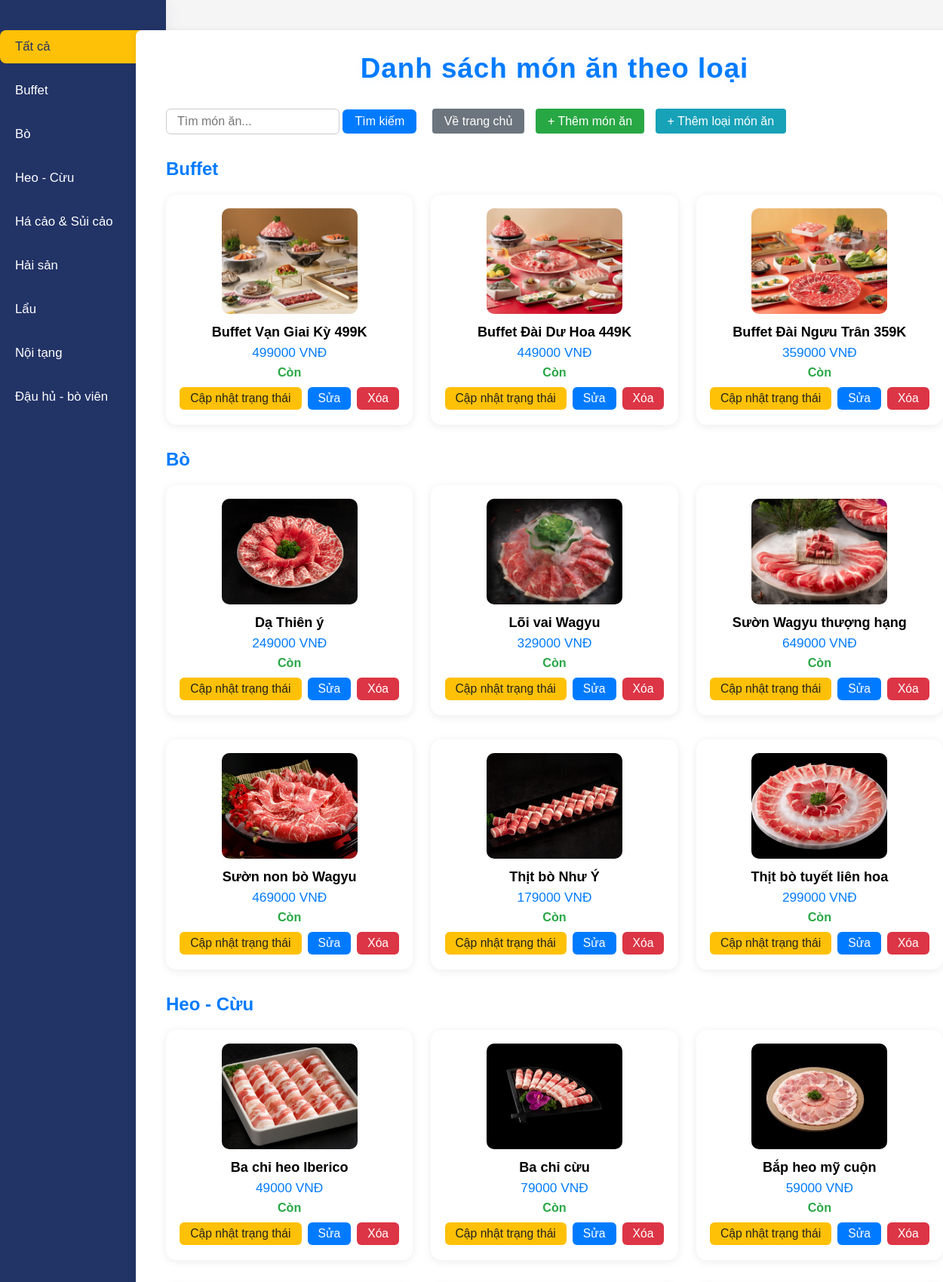
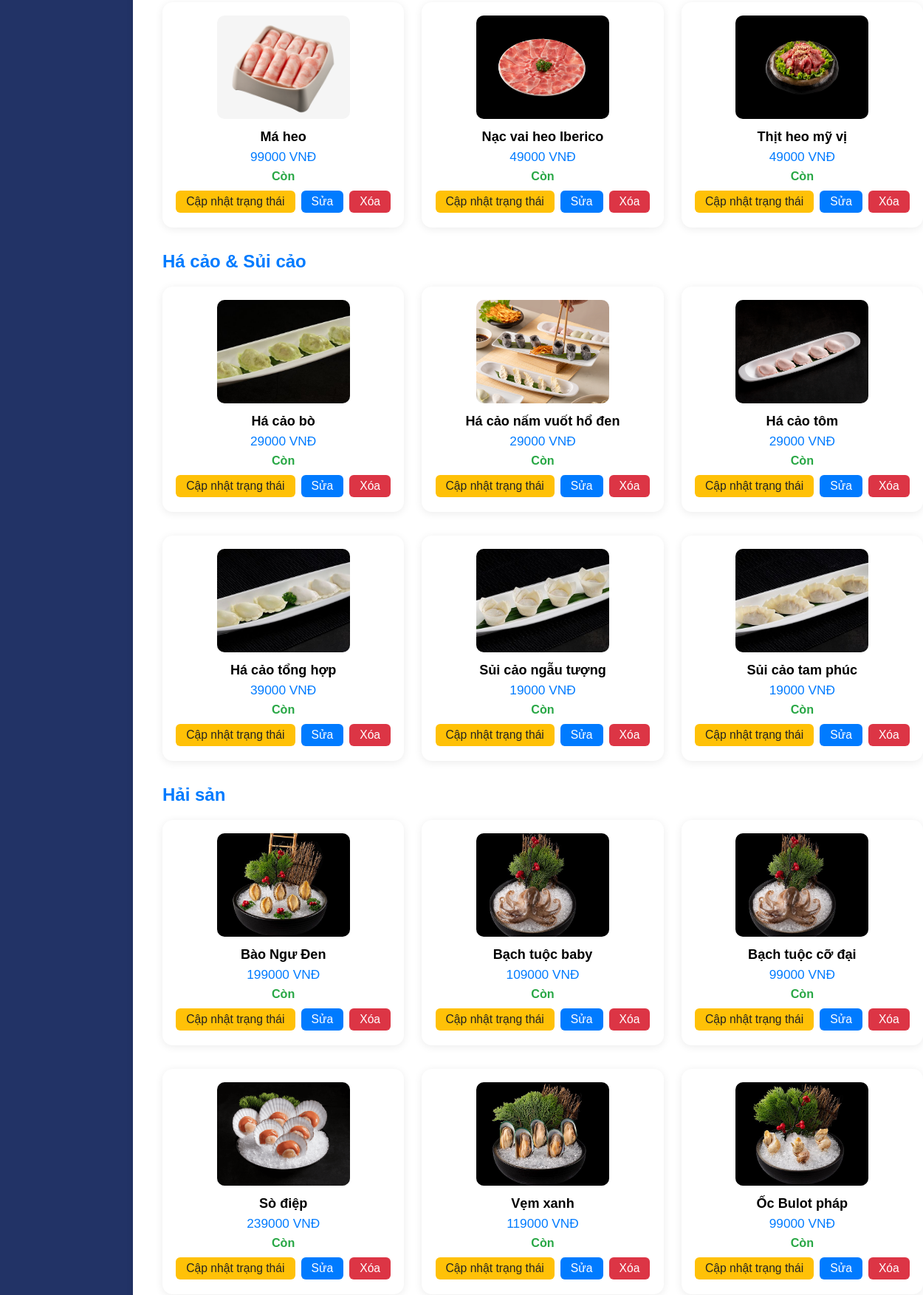
Page /administator/danh-sach-mon-an/ (upper part) on the committed database (2 pictures, top to bottom).
### account/models.py (models this page shows, shortened)
class LoaiMonAn(models.Model):
    TenLoaiMon = models.CharField(max_length=100)

class MonAn(models.Model):
    IdLoaiMonAn = models.ForeignKey(LoaiMonAn, on_delete=models.CASCADE)
    TenMonAn = models.CharField(max_length=100)
    Anh = models.CharField(max_length=255)  # Đổi sang CharField để lưu đường dẫn ảnh
    DonGia = models.DecimalField(max_digits=12, decimal_places=2)
    TrangThai = models.BooleanField(default=True)  # Luôn mặc định là còn

### account/views.py (the view)
# urls.py: path('danh-sach-mon-an/', views.danh_sach_mon_an_view, name='danh_sach_mon_an'),
def danh_sach_mon_an_view(request):
    selected_loai = request.GET.get('loai', '')
    search_query = request.GET.get('search', '').strip()
    loai_monan_list = LoaiMonAn.objects.all().order_by('TenLoaiMon')
    data = []
    for loai in loai_monan_list:
        monan = MonAn.objects.filter(IdLoaiMonAn=loai).order_by('TenMonAn')
        data.append({'loai': loai, 'monan_list': monan})
    return render(request, 'danh_sach_mon_an.html', {
        'data': data,
        'all_loai_monan': loai_monan_list,
        'selected_loai': selected_loai,
        'search_query': search_query,
    })

### account/templates/danh_sach_mon_an.html (shortened to what this page needs)
<!DOCTYPE html>
<html lang="vi">
<head>
</head>
<body>
    <div class="sidebar">
        <form method="get" style="width:100%;">
            <button type="submit" name="loai" value="" class="category-btn {% if not selected_loai %}active{% endif %}">Tất cả</button>
            {% for loai in all_loai_monan %}
                <button type="submit" name="loai" value="{{ loai.id }}" class="category-btn {% if loai.id|stringformat:'s' == selected_loai %}active{% endif %}">{{ loai.TenLoaiMon }}</button>
            {% endfor %}
        </form>
    </div>
    <div class="main-content">
        <div class="container">
            <h1>Danh sách món ăn theo loại</h1>
            <div class="top-actions">
                <form method="get" style="display:inline-block;margin-right:16px;">
                    <input type="text" name="search" placeholder="Tìm món ăn..." value="{{ request.GET.search|default:'' }}" style="padding:7px 14px;border-radius:6px;border:1px solid #ccc;font-size:1rem;width:200px;">
                    <button type="submit" style="padding:7px 16px;border-radius:6px;background:#007bff;color:#fff;border:none;font-size:1rem;">Tìm kiếm</button>
                </form>
                <a href="{% url 'home' %}" class="home">Về trang chủ</a>
                <a href="{% url 'them_monan' %}" class="add-monan">+ Thêm món ăn</a>
                <a href="{% url 'them_loaimonan' %}" class="add-loai">+ Thêm loại món ăn</a>
            </div>
            {% for group in data %}
                {% if not selected_loai or group.loai.id|stringformat:'s' == selected_loai %}
                <h2>{{ group.loai.TenLoaiMon }}</h2>
                <div class="dish-grid">
                {% for monan in group.monan_list %}
                    <div class="dish-card">
                        <img src="{{ monan.Anh }}" alt="Ảnh món ăn">
                        <div class="dish-name">{{ monan.TenMonAn }}</div>
                        <div class="dish-price">{{ monan.DonGia|floatformat:0 }} VNĐ</div>
                        <div class="dish-status {% if monan.TrangThai %}true{% else %}false{% endif %}">
                            {% if monan.TrangThai %}Còn{% else %}Hết{% endif %}
                        </div>
                        <div class="dish-actions">
                            <form action="{% url 'capnhat_trangthai_monan' monan.id %}" method="post" style="display:inline;">
                                <button type="submit" class="update-btn">Cập nhật trạng thái</button>
                            </form>
                            <a href="#" class="edit-btn" data-monan='{"id":{{ monan.id }},"ten":"{{ monan.TenMonAn|escapejs }}","dongia":{{ monan.DonGia }},"loai_id":{{ monan.IdLoaiMonAn.id }},"trangthai":{{ monan.TrangThai|yesno:'true,false' }}}'>Sửa</a>
                            <form action="{% url 'xoa_monan' monan.id %}" method="post" style="display:inline;">
                                <button type="submit" onclick="return confirm('Bạn có chắc muốn xóa món ăn này?');" class="delete-btn">Xóa</button>
                            </form>
                        </div>
                    </div>
                {% empty %}
                    <div>Không có món ăn nào.</div>
                {% endfor %}
                </div>
                {% endif %}
            {% endfor %}
        </div>
    </div>
</body>
</html>

### account/templates/danh_sach_mon_an.html (style rules this page uses)
body { font-family: Arial, sans-serif; background: #f5f5f5; margin: 0; display: flex; }
.sidebar { width: 220px; min-height: 100vh; background: #223366; padding: 40px 0 0 0; display: flex; flex-direction: column; align-items: flex-start; box-shadow: 2px 0 18px 0 rgba(34,51,102,0.06); }
.sidebar .category-btn { width: 90%; margin: 0 0 14px 0; padding: 12px 20px; border-radius: 8px 0 0 8px; background: #223366; color: #fff; text-align: left; font-size: 1.05rem; font-weight: 500; text-decoration: none; border: none; transition: background 0.18s, color 0.18s; cursor: pointer; outline: none; }
.sidebar .category-btn.active, .sidebar .category-btn:hover { background: #ffc107; color: #223366; }
.main-content { flex: 1; padding: 40px 0 40px 0; display: flex; flex-direction: column; align-items: center; }
.container { max-width: 1100px; width: 100%; background: #fff; padding: 30px 40px; border-radius: 8px; box-shadow: 0 2px 8px rgba(0,0,0,0.1); }
h2 { margin-top: 32px; color: #007bff; }
h1 { text-align: center; color: #007bff; font-size: 2.3rem; font-weight: 600; letter-spacing: 1px; margin-bottom: 32px; margin-top: 0; text-shadow: 0 2px 12px rgba(0,123,255,0.08), 0 1px 0 #fff; }
.dish-grid { display: grid; grid-template-columns: repeat(auto-fit, minmax(260px, 1fr)); gap: 32px 24px; margin-bottom: 32px; }
.dish-card { background: #fff; border-radius: 14px; box-shadow: 0 2px 12px rgba(0,0,0,0.08); padding: 18px 18px 20px 18px; display: flex; flex-direction: column; align-items: center; transition: box-shadow 0.18s; }
.dish-card img { width: 180px; height: 140px; object-fit: cover; border-radius: 10px; margin-bottom: 14px; background: #f5f5f5; }
.dish-name { font-size: 1.13rem; font-weight: 600; margin-bottom: 6px; text-align: center; }
.dish-price { font-size: 1.08rem; color: #007bff; margin-bottom: 6px; font-weight: 500; }
.dish-status { font-size: 1.01rem; font-weight: 600; margin-bottom: 10px; }
.dish-status.true { color: #28a745; }
.dish-actions { display: flex; gap: 8px; flex-wrap: wrap; justify-content: center; }
.dish-actions form, .dish-actions a { display: inline-block; }
.dish-actions button, .dish-actions a { border: none; outline: none; padding: 6px 14px; border-radius: 6px; font-size: 0.98rem; font-weight: 500; cursor: pointer; text-decoration: none; margin: 0; }
.dish-actions .update-btn { background: #ffc107; color: #222; }
.dish-actions .edit-btn { background: #007bff; color: #fff; }
.dish-actions .delete-btn { background: #dc3545; color: #fff; }
.top-actions { margin-bottom: 24px; }
.top-actions a { padding: 8px 16px; border-radius: 4px; text-decoration: none; margin-right: 10px; }
.top-actions a.home { background: #6c757d; color: #fff; }
.top-actions a.add-monan { background: #28a745; color: #fff; }
.top-actions a.add-loai { background: #17a2b8; color: #fff; }

### rows in the picture
LoaiMonAn: {{ loai.id }} 8 (drawn), TenLoaiMon "Buffet", loai.TenLoaiMon "Buffet"
LoaiMonAn: {{ loai.id }} 1 (drawn), TenLoaiMon "Bò", loai.TenLoaiMon "Bò"
LoaiMonAn: {{ loai.id }} 4 (drawn), TenLoaiMon "Heo - Cừu", loai.TenLoaiMon "Heo - Cừu"
LoaiMonAn: {{ loai.id }} 7 (drawn), TenLoaiMon "Há cảo & Sủi cảo", loai.TenLoaiMon "Há cảo & Sủi cảo"
LoaiMonAn: {{ loai.id }} 2 (drawn), TenLoaiMon "Hải sản", loai.TenLoaiMon "Hải sản"
LoaiMonAn: {{ loai.id }} 3 (drawn), TenLoaiMon "Lẩu"
LoaiMonAn: {{ loai.id }} 5 (drawn), TenLoaiMon "Nội tạng"
LoaiMonAn: {{ loai.id }} 6 (drawn), TenLoaiMon "Đậu hủ - bò viên"
MonAn: Anh (picture), TenMonAn "Buffet Vạn Giai Kỳ 499K", DonGia "499000", TrangThai "Còn"
MonAn: Anh (picture), TenMonAn "Buffet Đài Dư Hoa 449K", DonGia "449000", TrangThai "Còn"
MonAn: Anh (picture), TenMonAn "Buffet Đài Ngưu Trân 359K", DonGia "359000", TrangThai "Còn"
MonAn: Anh (picture), TenMonAn "Dạ Thiên ý", DonGia "249000", TrangThai "Còn"
MonAn: Anh (picture), TenMonAn "Lõi vai Wagyu", DonGia "329000", TrangThai "Còn"
MonAn: Anh (picture), TenMonAn "Sườn Wagyu thượng hạng", DonGia "649000", TrangThai "Còn"
MonAn: Anh (picture), TenMonAn "Sườn non bò Wagyu", DonGia "469000", TrangThai "Còn"
MonAn: Anh (picture), TenMonAn "Thịt bò Như Ý", DonGia "179000", TrangThai "Còn"
MonAn: Anh (picture), TenMonAn "Thịt bò tuyết liên hoa", DonGia "299000", TrangThai "Còn"
MonAn: Anh (picture), TenMonAn "Ba chỉ heo Iberico", DonGia "49000", TrangThai "Còn"
MonAn: Anh (picture), TenMonAn "Ba chỉ cừu", DonGia "79000", TrangThai "Còn"
MonAn: Anh (picture), TenMonAn "Bắp heo mỹ cuộn", DonGia "59000", TrangThai "Còn"
MonAn: Anh (picture), TenMonAn "Má heo", DonGia "99000", TrangThai "Còn"
MonAn: Anh (picture), TenMonAn "Nạc vai heo Iberico", DonGia "49000", TrangThai "Còn"
MonAn: Anh (picture), TenMonAn "Thịt heo mỹ vị", DonGia "49000", TrangThai "Còn"
MonAn: Anh (picture), TenMonAn "Há cảo bò", DonGia "29000", TrangThai "Còn"
MonAn: Anh (picture), TenMonAn "Há cảo nấm vuốt hổ đen", DonGia "29000", TrangThai "Còn"
MonAn: Anh (picture), TenMonAn "Há cảo tôm", DonGia "29000", TrangThai "Còn"
MonAn: Anh (picture), TenMonAn "Há cảo tổng hợp", DonGia "39000", TrangThai "Còn"
MonAn: Anh (picture), TenMonAn "Sủi cảo ngẫu tượng", DonGia "19000", TrangThai "Còn"
MonAn: Anh (picture), TenMonAn "Sủi cảo tam phúc", DonGia "19000", TrangThai "Còn"
MonAn: Anh (picture), TenMonAn "Bào Ngư Đen", DonGia "199000", TrangThai "Còn"
MonAn: Anh (picture), TenMonAn "Bạch tuộc baby", DonGia "109000", TrangThai "Còn"
MonAn: Anh (picture), TenMonAn "Bạch tuộc cỡ đại", DonGia "99000", TrangThai "Còn"
MonAn: Anh (picture), TenMonAn "Sò điệp", DonGia "239000", TrangThai "Còn"
MonAn: Anh (picture), TenMonAn "Vẹm xanh", DonGia "119000", TrangThai "Còn"
MonAn: Anh (picture), TenMonAn "Ốc Bulot pháp", DonGia "99000", TrangThai "Còn"
